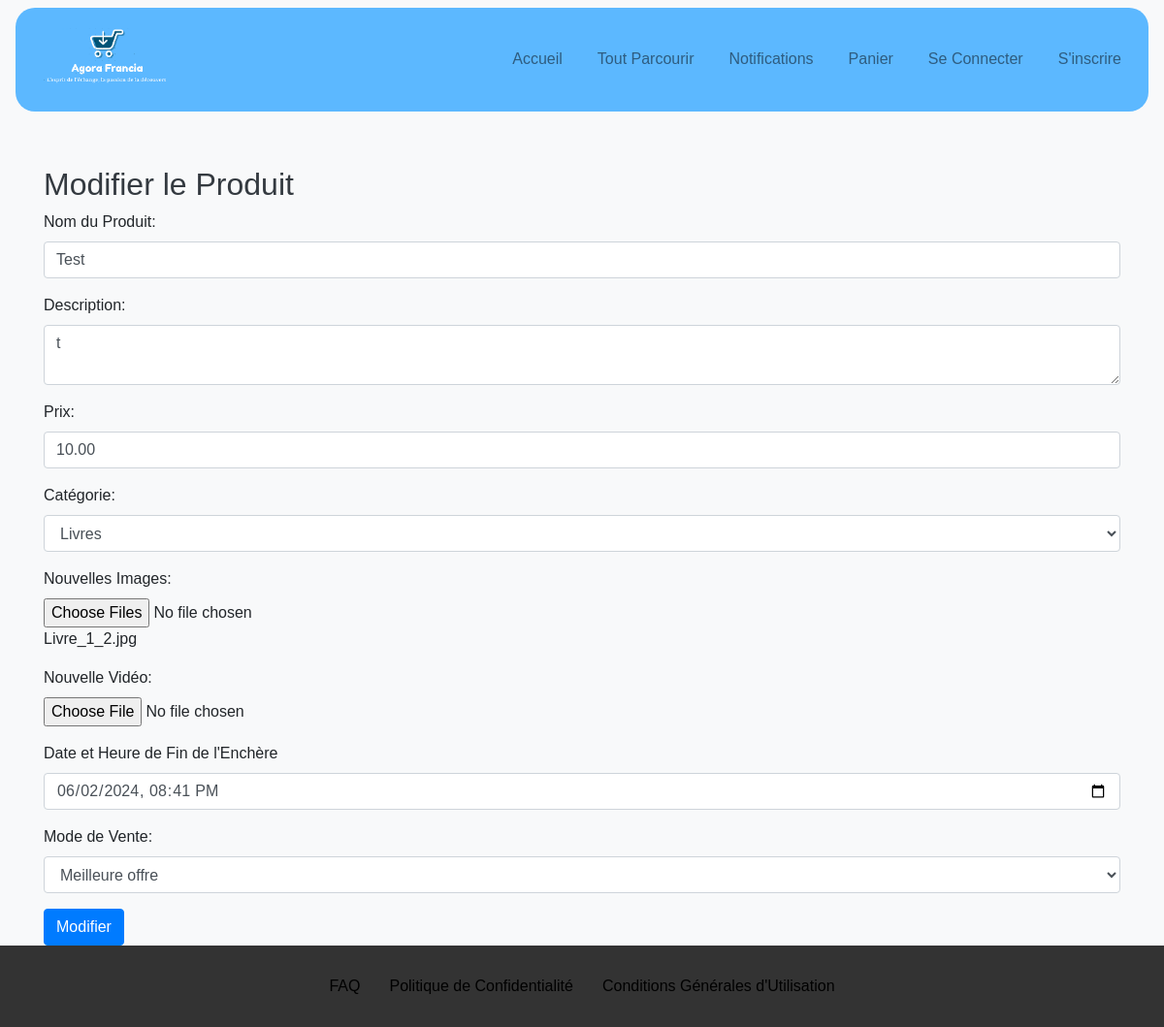
The page /SiteAGORA/edit_product.php?id=50 on the database its author committed.
### tables this page shows
CREATE TABLE `products` (
  `id` int(11) NOT NULL,
  `name` varchar(255) NOT NULL,
  `description` text,
  `price` decimal(10,2) NOT NULL,
  `category` varchar(100) DEFAULT NULL,
  `created_at` timestamp NOT NULL DEFAULT CURRENT_TIMESTAMP,
  `user_id` int(11) NOT NULL,
  `end_time` datetime DEFAULT NULL,
  `category_sell_id` int(11) DEFAULT NULL
);

CREATE TABLE `categories` (
  `id` int(11) NOT NULL,
  `name` varchar(100) NOT NULL,
  `created_at` timestamp NOT NULL DEFAULT CURRENT_TIMESTAMP
);

CREATE TABLE `categories_sell` (
  `id` int(11) NOT NULL,
  `name` varchar(50) NOT NULL
);

### SiteAGORA/edit_product.php (the view, shortened to what this page needs)
<?php
include 'db_connection.php';
if (isset($_GET['id'])) {
    $productId = $_GET['id'];
    $stmt = $conn->prepare("SELECT * FROM products WHERE id = ?");
    $stmt->bind_param("i", $productId);
    $stmt->execute();
    $result = $stmt->get_result();
    $categoryStmt = $conn->prepare("SELECT * FROM categories");
    $categoryStmt->execute();
    $categoriesResult = $categoryStmt->get_result();
    $categories = [];
    while ($categoryRow = $categoriesResult->fetch_assoc()) {
        $categories[] = $categoryRow;
    }
    $categorySellStmt = $conn->prepare("SELECT * FROM categories_sell");
    $categorySellStmt->execute();
    $categorySellResult = $categorySellStmt->get_result();
    $categorySells = [];
    while ($categorySellRow = $categorySellResult->fetch_assoc()) {
        $categorySells[] = $categorySellRow;
    }
    $imageStmt = $conn->prepare("SELECT * FROM product_images WHERE product_id = ?");
    $imageStmt->bind_param("i", $productId);
    $imageStmt->execute();
    $imageResult = $imageStmt->get_result();
    $productImages = [];
    while ($imageRow = $imageResult->fetch_assoc()) {
        $productImages[] = $imageRow['image_path'];
    }
    if ($result->num_rows > 0) {
        $product = $result->fetch_assoc();
        ?>
        <!DOCTYPE html>
        <html lang="fr">
        <head>
            <link rel="stylesheet" href="css/styles.css">
            <link rel="stylesheet" href="https://stackpath.bootstrapcdn.com/bootstrap/4.5.2/css/bootstrap.min.css">
        </head>
        <body>
            <?php include 'header.php'; ?>
            <div class="container mt-5">
                <h2>Modifier le Produit</h2>
                <form action="update_product.php" method="POST" enctype="multipart/form-data">
                    <div class="form-group">
                        <label for="name">Nom du Produit:</label>
                        <input type="text" class="form-control" id="name" name="name" value="<?php echo htmlspecialchars($product['name']); ?>" required>
                    </div>
                    <div class="form-group">
                        <label for="description">Description:</label>
                        <textarea class="form-control" id="description" name="description" required><?php echo htmlspecialchars($product['description']); ?></textarea>
                    </div>
                    <div class="form-group">
                        <label for="price">Prix:</label>
                        <input type="number" step="0.01" class="form-control" id="price" name="price" value="<?php echo htmlspecialchars($product['price']); ?>" required>
                    </div>
                    <div class="form-group">
                        <label for="category">Catégorie:</label>
                        <select class="form-control" id="category" name="category" required>
                            <?php foreach ($categories as $category): ?>
                                <option value="<?php echo htmlspecialchars($category['id']); ?>" <?php if ($category['id'] == $product['category']) echo 'selected'; ?>>
                                    <?php echo htmlspecialchars($category['name']); ?>
                                </option>
                            <?php endforeach; ?>
                        </select>
                    </div>
                    <div class="form-group">
                        <label for="image">Nouvelles Images:</label>
                        <input type="file" class="form-control-file" id="image" name="image[]" accept="image/*" multiple>
                        <?php foreach ($productImages as $image): ?>
                            <div><?php echo basename($image); ?></div>
                        <?php endforeach; ?>
                    </div>
                    <div class="form-group">
                        <label for="video">Nouvelle Vidéo:</label>
                        <input type="file" class="form-control-file" id="video" name="video" accept="video/*">
                    </div>
                    <div class="form-group">
                        <label for="end_time">Date et Heure de Fin de l'Enchère</label>
                        <input type="datetime-local" class="form-control" id="end_time" name="end_time" value="<?php echo date('Y-m-d\TH:i', strtotime($product['end_time'])); ?>" required>
                    </div>
                    <div class="form-group">
                        <label for="category_sell">Mode de Vente:</label>
                        <select class="form-control" id="category_sell" name="category_sell" required>
                            <?php foreach ($categorySells as $categorySell): ?>
                                <option value="<?php echo htmlspecialchars($categorySell['id']); ?>" <?php if ($categorySell['id'] == $product['category_sell_id']) echo 'selected'; ?>>
                                    <?php echo htmlspecialchars($categorySell['name']); ?>
                                </option>
                            <?php endforeach; ?>
                        </select>
                    </div>
                    <button type="submit" class="btn btn-primary">Modifier</button>
                </form>
            </div>
            <?php include 'footer.php'; ?>
        </body>
        </html>
    <?php
    } else {
        header("Location: my_product.php");
        exit();
    }
} else {
    header("Location: my_product.php");
    exit();
}
?>

### SiteAGORA/styles.css (style rules this page uses)
body { font-family: Arial, sans-serif; background-color: #f8f9fa; }
.container { margin-top: 50px; }
h2 { color: #343a40; }

### SiteAGORA/header.php (style rules this page uses)
body { font-family: Arial, sans-serif; margin: 0; padding: 0; }

### rows shown on the page
products: name "Test", description "t", price "10.00", category "Livres", end_time "06/02/2024 20:41", category_sell "Meilleure offre"

### other values the page prints
basename($image) "Livre_1_2.jpg"
